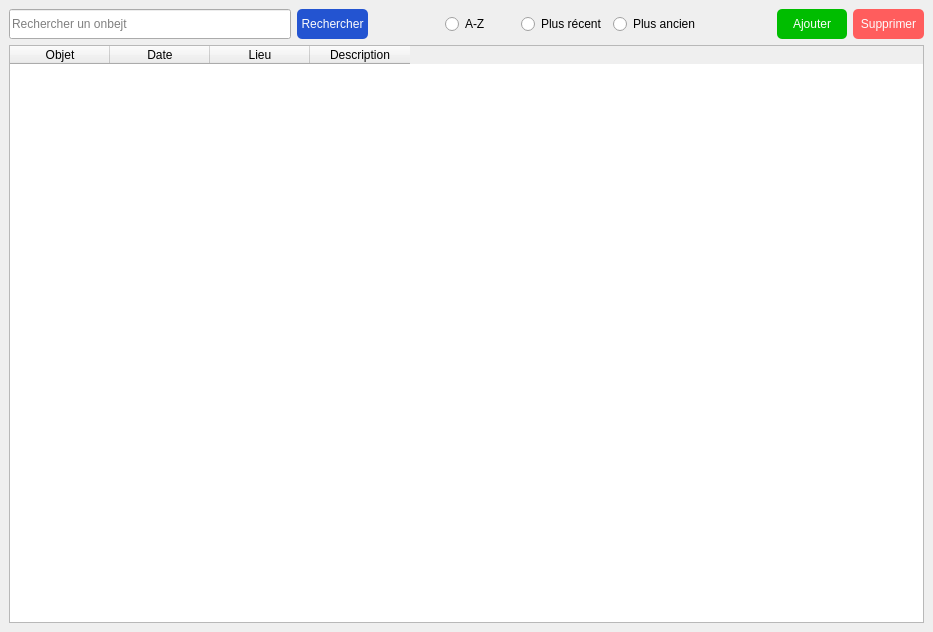
<?xml version="1.0" encoding="UTF-8"?>
<ui version="4.0">
 <class>MainWindowObjetsPerdues</class>
 <widget class="QMainWindow" name="MainWindowObjetsPerdues">
  <property name="geometry">
   <rect>
    <x>0</x>
    <y>0</y>
    <width>933</width>
    <height>632</height>
   </rect>
  </property>
  <property name="windowTitle">
   <string>Objets perdues</string>
  </property>
  <property name="styleSheet">
   <string notr="true"/>
  </property>
  <widget class="QWidget" name="centralwidget">
   <property name="styleSheet">
    <string notr="true"/>
   </property>
   <layout class="QVBoxLayout" name="verticalLayout_2">
    <item>
     <layout class="QVBoxLayout" name="verticalLayout" stretch="1,7">
      <item>
       <layout class="QHBoxLayout" name="horizontalLayout" stretch="4,1,1,1,1,1,1,1,1">
        <item>
         <widget class="QLineEdit" name="lineEditRecherche">
          <property name="minimumSize">
           <size>
            <width>0</width>
            <height>30</height>
           </size>
          </property>
          <property name="placeholderText">
           <string>Rechercher un onbejt</string>
          </property>
         </widget>
        </item>
        <item>
         <widget class="QPushButton" name="pushButtonRechercher">
          <property name="minimumSize">
           <size>
            <width>0</width>
            <height>30</height>
           </size>
          </property>
          <property name="cursor">
           <cursorShape>PointingHandCursor</cursorShape>
          </property>
          <property name="styleSheet">
           <string notr="true">background-color: rgb(35, 84, 209);
color: rgb(252, 252, 252);
border-radius:5px;
</string>
          </property>
          <property name="text">
           <string>Rechercher</string>
          </property>
         </widget>
        </item>
        <item>
         <spacer name="horizontalSpacer">
          <property name="orientation">
           <enum>Qt::Horizontal</enum>
          </property>
          <property name="sizeHint" stdset="0">
           <size>
            <width>40</width>
            <height>20</height>
           </size>
          </property>
         </spacer>
        </item>
        <item>
         <widget class="QRadioButton" name="radioButton">
          <property name="font">
           <font>
            <pointsize>9</pointsize>
           </font>
          </property>
          <property name="text">
           <string>A-Z</string>
          </property>
         </widget>
        </item>
        <item>
         <widget class="QRadioButton" name="radioButton_2">
          <property name="font">
           <font>
            <pointsize>9</pointsize>
           </font>
          </property>
          <property name="text">
           <string>Plus récent</string>
          </property>
         </widget>
        </item>
        <item>
         <widget class="QRadioButton" name="radioButton_3">
          <property name="font">
           <font>
            <pointsize>9</pointsize>
           </font>
          </property>
          <property name="text">
           <string>Plus ancien</string>
          </property>
         </widget>
        </item>
        <item>
         <spacer name="horizontalSpacer_2">
          <property name="orientation">
           <enum>Qt::Horizontal</enum>
          </property>
          <property name="sizeHint" stdset="0">
           <size>
            <width>40</width>
            <height>20</height>
           </size>
          </property>
         </spacer>
        </item>
        <item>
         <widget class="QPushButton" name="pushButtonAjourter">
          <property name="minimumSize">
           <size>
            <width>0</width>
            <height>30</height>
           </size>
          </property>
          <property name="cursor">
           <cursorShape>PointingHandCursor</cursorShape>
          </property>
          <property name="styleSheet">
           <string notr="true">background-color: rgb(0, 189, 0);
color: rgb(252, 252, 252);
border-radius:5px;
</string>
          </property>
          <property name="text">
           <string>Ajouter</string>
          </property>
         </widget>
        </item>
        <item>
         <widget class="QPushButton" name="pushButtonSupprimer">
          <property name="minimumSize">
           <size>
            <width>0</width>
            <height>30</height>
           </size>
          </property>
          <property name="cursor">
           <cursorShape>PointingHandCursor</cursorShape>
          </property>
          <property name="styleSheet">
           <string notr="true">background-color: rgb(255, 93, 93);
border-radius:5px;
color: rgb(252, 252, 252);</string>
          </property>
          <property name="text">
           <string>Supprimer</string>
          </property>
         </widget>
        </item>
       </layout>
      </item>
      <item>
       <widget class="QTableWidget" name="tableWidgetLostObjects">
        <property name="gridStyle">
         <enum>Qt::SolidLine</enum>
        </property>
        <property name="sortingEnabled">
         <bool>true</bool>
        </property>
        <property name="columnCount">
         <number>4</number>
        </property>
        <column>
         <property name="text">
          <string>Objet</string>
         </property>
        </column>
        <column>
         <property name="text">
          <string>Date</string>
         </property>
        </column>
        <column>
         <property name="text">
          <string>Lieu</string>
         </property>
        </column>
        <column>
         <property name="text">
          <string>Description</string>
         </property>
        </column>
       </widget>
      </item>
     </layout>
    </item>
   </layout>
  </widget>
 </widget>
 <resources/>
 <connections/>
</ui>
